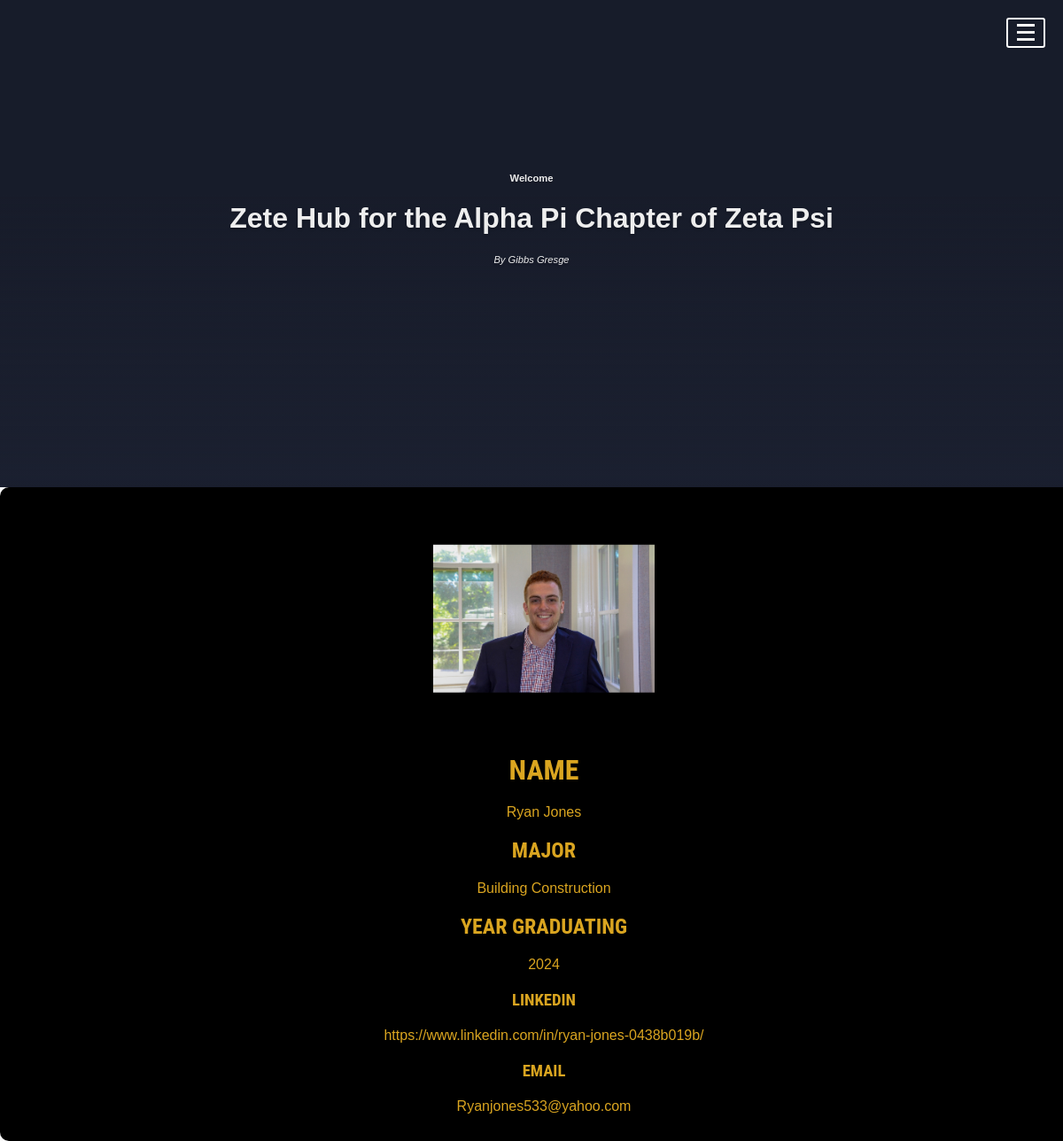
Page /personal/5 on the earlier database version.
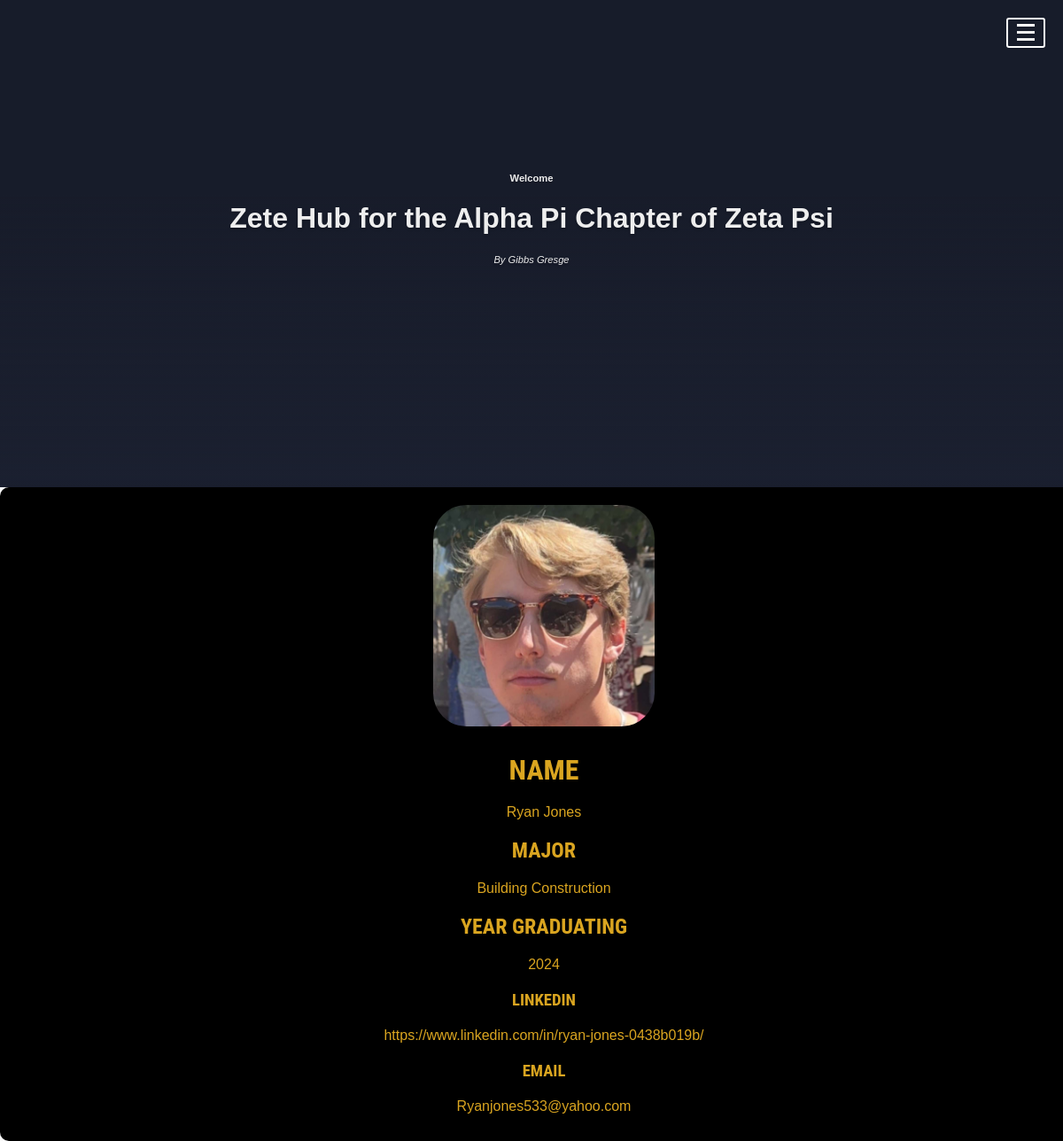
Same page on the later database version.
### tables this page shows
CREATE TABLE members (
            id INTEGER PRIMARY KEY AUTOINCREMENT,
            name TEXT,
            pledge_class TEXT, 
            major TEXT, 
            year_graduating INTEGER,
            linkedin_url TEXT,
            image_url TEXT, 
            email TEXT 
        );

### app.py (the view)
@app.route('/personal/<int:member_id>')
def personal(member_id):
    conn = get_db_connection()
    member = conn.execute(
        'SELECT * FROM members WHERE id = ?', (member_id,)
    ).fetchone()
    pledge_class = member['pledge_class']
    conn.close()
    return render_template('personal.html', member=member, pledge_class=pledge_class)

### app.py (called while the page is built)
def get_db_connection():
    conn = sqlite3.connect('src/Database/fraternity.db')
    conn.row_factory = sqlite3.Row
    return conn

### templates/personal.html (shortened to what this page needs)
<!DOCTYPE html>
<html lang="en">
<head>
    <link rel="stylesheet" href="{{ url_for('static', filename='styles/styles.css') }}">
</head>
<body>
    <div class="header">
        <div class="sides"> <a href="#" class="menu"> </a></div>
        <div class="info">
        <h4><a href="#category">Welcome</a></h4>
          <h1>Zete Hub for the Alpha Pi Chapter of Zeta Psi</h1>
          <div class="meta">
            By <a href="https://www.linkedin.com/in/gibbs-gresge-2aa017292/" target="_b">Gibbs Gresge</a>
          </div>
        </div>
      </div>
      <div class="bio">
        <img src="{{ url_for('static', filename='images/' + member.image_url.replace('%20', '')) }}" alt="">
        <div class="name">
            <h1>Name</h1>
            <p>{{ member.name }}</p>
        </div>
        <div class="major">
            <h2>Major</h2>
            <p>{{ member.major }}</p>
        </div>
        <div class="year-graduating">
            <h2>Year Graduating</h2>
            <p>{{ member.year_graduating }}</p>
        </div>
        <div class="linkedin">
            <h3>LinkedIn</h3>
            <p>{{ member.linkedin_url }}</p>
        </div>
        <div class="email">
            <h3>Email</h3>
            <p>{{ member.email }}</p>
        </div>
    </div>
</body>
</html>

Differences in the rows shown:
changed members "Ryan Jones": image_url: a different picture
